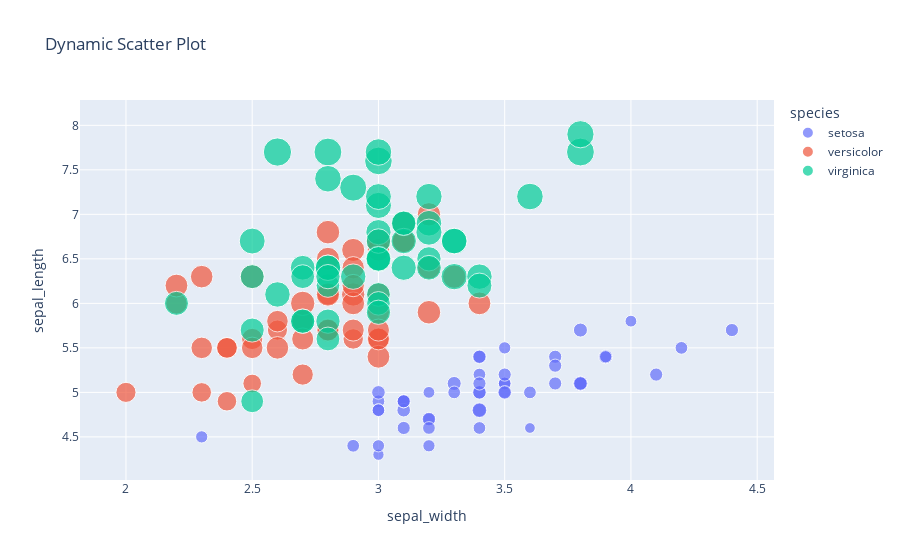

Notebook code cell kept with this figure:
### Code cell
df = px.data.iris()
fig = px.scatter(df, x='sepal_width', y='sepal_length', color='species', size='petal_length',
                 title='Dynamic Scatter Plot')
fig.show()

### Figure 1 — Plotly figure (JSON) as saved in the notebook; plotly's stock layout.template omitted (floating-point values rounded to 4 significant figures)
{"data": [{"hovertemplate": "species=setosa<br>sepal_width=%{x}<br>sepal_length=%{y}<br>petal_length=%{marker.size}<extra></extra>", "legendgroup": "setosa", "marker": {"color": "#636efa", "size": [1.4, 1.4, 1.3, 1.5, 1.4, 1.7, 1.4, 1.5, 1.4, 1.5, 1.5, 1.6, 1.4, 1.1, 1.2, 1.5, 1.3, 1.4, 1.7, 1.5, 1.7, 1.5, 1, 1.7, 1.9, 1.6, 1.6, 1.5, 1.4, 1.6, 1.6, 1.5, 1.5, 1.4, 1.5, 1.2, 1.3, 1.5, 1.3, 1.5, 1.3, 1.3, 1.3, 1.6, 1.9, 1.4, 1.6, 1.4, 1.5, 1.4], "sizemode": "area", "sizeref": 0.01725, "symbol": "circle"}, "mode": "markers", "name": "setosa", "orientation": "v", "showlegend": true, "type": "scatter", "x": [3.5, 3, 3.2, 3.1, 3.6, 3.9, 3.4, 3.4, 2.9, 3.1, 3.7, 3.4, 3, 3, 4, 4.4, 3.9, 3.5, 3.8, 3.8, 3.4, 3.7, 3.6, 3.3, 3.4, 3, 3.4, 3.5, 3.4, 3.2, 3.1, 3.4, 4.1, 4.2, 3.1, 3.2, 3.5, 3.1, 3, 3.4, 3.5, 2.3, 3.2, 3.5, 3.8, 3, 3.8, 3.2, 3.7, 3.3], "xaxis": "x", "y": [5.1, 4.9, 4.7, 4.6, 5, 5.4, 4.6, 5, 4.4, 4.9, 5.4, 4.8, 4.8, 4.3, 5.8, 5.7, 5.4, 5.1, 5.7, 5.1, 5.4, 5.1, 4.6, 5.1, 4.8, 5, 5, 5.2, 5.2, 4.7, 4.8, 5.4, 5.2, 5.5, 4.9, 5, 5.5, 4.9, 4.4, 5.1, 5, 4.5, 4.4, 5, 5.1, 4.8, 5.1, 4.6, 5.3, 5], "yaxis": "y"}, {"hovertemplate": "species=versicolor<br>sepal_width=%{x}<br>sepal_length=%{y}<br>petal_length=%{marker.size}<extra></extra>", "legendgroup": "versicolor", "marker": {"color": "#EF553B", "size": [4.7, 4.5, 4.9, 4, 4.6, 4.5, 4.7, 3.3, 4.6, 3.9, 3.5, 4.2, 4, 4.7, 3.6, 4.4, 4.5, 4.1, 4.5, 3.9, 4.8, 4, 4.9, 4.7, 4.3, 4.4, 4.8, 5, 4.5, 3.5, 3.8, 3.7, 3.9, 5.1, 4.5, 4.5, 4.7, 4.4, 4.1, 4, 4.4, 4.6, 4, 3.3, 4.2, 4.2, 4.2, 4.3, 3, 4.1], "sizemode": "area", "sizeref": 0.01725, "symbol": "circle"}, "mode": "markers", "name": "versicolor", "orientation": "v", "showlegend": true, "type": "scatter", "x": [3.2, 3.2, 3.1, 2.3, 2.8, 2.8, 3.3, 2.4, 2.9, 2.7, 2, 3, 2.2, 2.9, 2.9, 3.1, 3, 2.7, 2.2, 2.5, 3.2, 2.8, 2.5, 2.8, 2.9, 3, 2.8, 3, 2.9, 2.6, 2.4, 2.4, 2.7, 2.7, 3, 3.4, 3.1, 2.3, 3, 2.5, 2.6, 3, 2.6, 2.3, 2.7, 3, 2.9, 2.9, 2.5, 2.8], "xaxis": "x", "y": [7, 6.4, 6.9, 5.5, 6.5, 5.7, 6.3, 4.9, 6.6, 5.2, 5, 5.9, 6, 6.1, 5.6, 6.7, 5.6, 5.8, 6.2, 5.6, 5.9, 6.1, 6.3, 6.1, 6.4, 6.6, 6.8, 6.7, 6, 5.7, 5.5, 5.5, 5.8, 6, 5.4, 6, 6.7, 6.3, 5.6, 5.5, 5.5, 6.1, 5.8, 5, 5.6, 5.7, 5.7, 6.2, 5.1, 5.7], "yaxis": "y"}, {"hovertemplate": "species=virginica<br>sepal_width=%{x}<br>sepal_length=%{y}<br>petal_length=%{marker.size}<extra></extra>", "legendgroup": "virginica", "marker": {"color": "#00cc96", "size": [6, 5.1, 5.9, 5.6, 5.8, 6.6, 4.5, 6.3, 5.8, 6.1, 5.1, 5.3, 5.5, 5, 5.1, 5.3, 5.5, 6.7, 6.9, 5, 5.7, 4.9, 6.7, 4.9, 5.7, 6, 4.8, 4.9, 5.6, 5.8, 6.1, 6.4, 5.6, 5.1, 5.6, 6.1, 5.6, 5.5, 4.8, 5.4, 5.6, 5.1, 5.1, 5.9, 5.7, 5.2, 5, 5.2, 5.4, 5.1], "sizemode": "area", "sizeref": 0.01725, "symbol": "circle"}, "mode": "markers", "name": "virginica", "orientation": "v", "showlegend": true, "type": "scatter", "x": [3.3, 2.7, 3, 2.9, 3, 3, 2.5, 2.9, 2.5, 3.6, 3.2, 2.7, 3, 2.5, 2.8, 3.2, 3, 3.8, 2.6, 2.2, 3.2, 2.8, 2.8, 2.7, 3.3, 3.2, 2.8, 3, 2.8, 3, 2.8, 3.8, 2.8, 2.8, 2.6, 3, 3.4, 3.1, 3, 3.1, 3.1, 3.1, 2.7, 3.2, 3.3, 3, 2.5, 3, 3.4, 3], "xaxis": "x", "y": [6.3, 5.8, 7.1, 6.3, 6.5, 7.6, 4.9, 7.3, 6.7, 7.2, 6.5, 6.4, 6.8, 5.7, 5.8, 6.4, 6.5, 7.7, 7.7, 6, 6.9, 5.6, 7.7, 6.3, 6.7, 7.2, 6.2, 6.1, 6.4, 7.2, 7.4, 7.9, 6.4, 6.3, 6.1, 7.7, 6.3, 6.4, 6, 6.9, 6.7, 6.9, 5.8, 6.8, 6.7, 6.7, 6.3, 6.5, 6.2, 5.9], "yaxis": "y"}], "layout": {"legend": {"itemsizing": "constant", "title": {"text": "species"}, "tracegroupgap": 0}, "title": {"text": "Dynamic Scatter Plot"}, "xaxis": {"anchor": "y", "domain": [0, 1], "title": {"text": "sepal_width"}}, "yaxis": {"anchor": "x", "domain": [0, 1], "title": {"text": "sepal_length"}}}}
